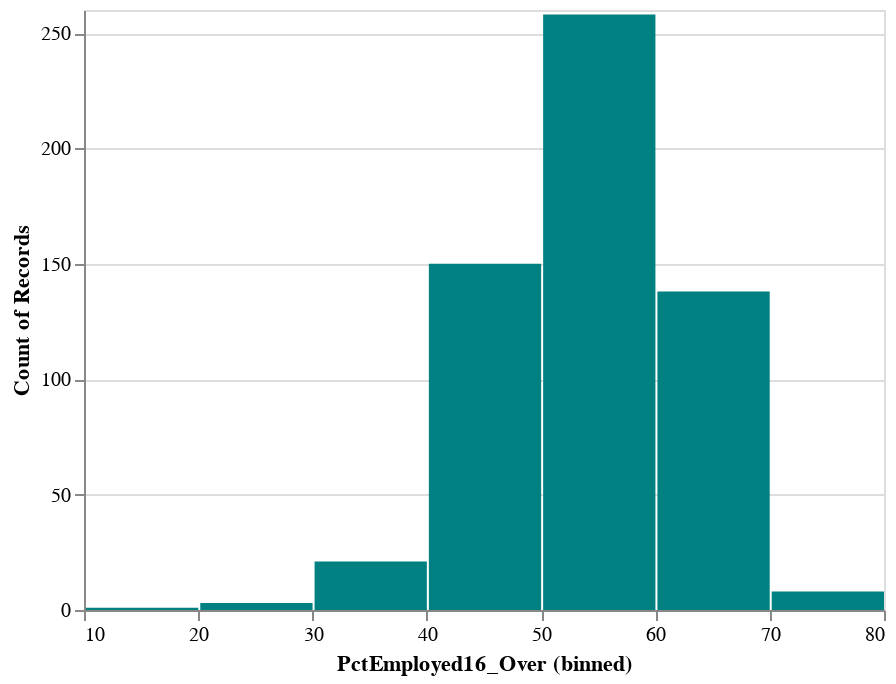

This figure's notebook cell:
### Markdown cell above
**8.9 Checking for unusual value (negative or more than 100%) in 'PctEmployed16_Over'**

### Code cell
hist_plot5 = alt.Chart(df_test).mark_bar(color='teal').encode(
    alt.X('PctEmployed16_Over', bin=True),
    y='count()'
)

hist_plot5

### Figure 1 — Vega-Lite specification as saved in the notebook (floating-point values rounded to 4 significant figures; data arrays with more than 128 entries replaced by an {"elided": "..."} marker saying what was removed)
{"config": {"view": {"continuousWidth": 400, "continuousHeight": 300}}, "data": {"name": "data-bc3ee196f05353a4d4188600937b6ebe"}, "mark": {"type": "bar", "color": "teal"}, "encoding": {"x": {"bin": true, "field": "PctEmployed16_Over", "type": "quantitative"}, "y": {"aggregate": "count", "type": "quantitative"}}, "$schema": "https://vega.github.io/schema/vega-lite/v4.17.0.json", "datasets": {"data-bc3ee196f05353a4d4188600937b6ebe": {"elided": "609 records"}}}
